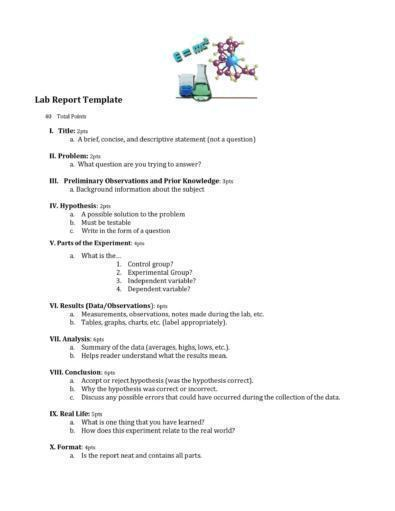
#> input picture Similar_Document_Template_Matching_Algorithm-master/LABREPORTS/(103).png, 395 x 511 px
$ python -i Pre_Processing.py   (imports and definitions only)   (older library calls are emulated)
#> lines starting #> are read from the running program, lines starting #| are printed output that depends on the picture; after the words box and inside, x2 and y2 are one past the last pixel; in counts of white or black regions, pixels touching at a corner belong together
import cv2
import os
import numpy as np

def correct_skew(image):
    """
    Corrects skew (tilting) in an image using OpenCV.

    Args:
        image (np.ndarray): The input image as a NumPy array. Can be grayscale or BGR color format.

    Returns:
        tuple: A tuple containing two elements:
            - The corrected (rotated) image as a NumPy array.
            - The estimated skew angle in degrees (float).
    """

    # Handle color conversion if necessary
    if len(image.shape) == 2:
        # Grayscale image detected, convert to BGR for OpenCV compatibility
        color_image = cv2.cvtColor(image, cv2.COLOR_GRAY2BGR)
    else:
        # Color image assumed to be in BGR format (blue, green, red)
        color_image = image

    # Convert the image to grayscale for better skew detection
    gray = cv2.cvtColor(color_image, cv2.COLOR_BGR2GRAY)

    # Apply Otsu's thresholding to create a binary image for edge detection
    thresh = cv2.threshold(gray, 0, 255, cv2.THRESH_BINARY_INV + cv2.THRESH_OTSU)[1]
    #   - thresh: The resulting binary image after thresholding.
    #   - cv2.THRESH_BINARY_INV: Inverts the thresholding result (darker pixels to white, lighter to black).
    #   - cv2.THRESH_OTSU: Applies Otsu's method for automatic threshold selection.

    # Calculate projection profile to estimate skew angle
    h, w = thresh.shape  # Get image height and width

    scores = []  # List to store scores for different skew angles
    angles = np.arange(-5, 6, 1)  # Range of angles to search for skew (-5 to +5 degrees in steps of 1)

    for angle in angles:
        # Rotate the thresholded image to analyze projection profile
        rotated = cv2.rotate(thresh, cv2.ROTATE_90_CLOCKWISE, dst=thresh)  # Create a rotated copy to avoid modifying thresh

        # Calculate projection histogram: sum pixel intensities along columns
        hist = np.sum(rotated, axis=1, dtype=float)

        # Calculate projection score based on difference between consecutive histogram elements
        # Higher score indicates potentially better alignment after rotation due to more significant intensity changes.
        score = np.sum((hist[1:] - hist[:-1]) ** 2, dtype=float)
        scores.append(score)

    # Find the angle with the maximum projection profile difference (indicating alignment)
    best_angle = angles[scores.index(max(scores))]

    # Correct image skew by rotating it
    center = (w // 2, h // 2)  # Calculate image center coordinates
    M = cv2.getRotationMatrix2D(center, best_angle, 1.0)  # Create rotation matrix for specified angle
    corrected = cv2.warpAffine(
        image, M, (w, h), flags=cv2.INTER_CUBIC, borderMode=cv2.BORDER_REPLICATE
    )
    #   - cv2.warpAffine: Applies an affine transformation (rotation in this case) to the image.
    #   - flags=cv2.INTER_CUBIC: Interpolation method for resampling pixels during rotation (cubic for smoother results).
    #   - borderMode=cv2.BORDER_REPLICATE: Pixel extrapolation method to handle out-of-image regions (replicates edge pixels).

    return corrected, best_angle

def get_filename(image_path):
    """
    Extracts the filename (without extension) from a given image path.

    Args:
        image_path (str): The path to the image file.

    Returns:
        str: The filename (without extension).
    """

    # Split the path at the last directory separator and extract the base name (filename with extension)
    base_name = os.path.basename(image_path)
    # Split the base name at the dot (.) to separate the filename and extension
    filename, extension = os.path.splitext(base_name)
    return filename


def ensure_folder(folder_path):
    """
    Creates a directory (folder) if it doesn't already exist.

    Args:
        folder_path (str): The path to the directory to create.
    """

    # Use `os.makedirs` to create the directory and any necessary parent directories. The `exist_ok=True` argument prevents errors if the folder already exists.
    os.makedirs(folder_path, exist_ok=True)


def variance_of_laplacian(image):
    """
    Calculates the variance of the Laplacian of a grayscale image, which is a measure of image sharpness.

    Args:
        image (np.ndarray): The image as a NumPy array.

    Returns:
        float: The variance of the Laplacian.
    """

    # Handle color and grayscale images
    if len(image.shape) == 2:  # Grayscale image
        color_image = cv2.cvtColor(image, cv2.COLOR_GRAY2BGR)  # Convert to BGR for consistency
    else:  # Color image (assumed to be BGR)
        color_image = image

    # Convert to grayscale if necessary
    gray = cv2.cvtColor(color_image, cv2.COLOR_BGR2GRAY)

    # Calculate the Laplacian and its variance
    laplacian = cv2.Laplacian(gray, cv2.CV_64F)  # Use double-precision for accuracy
    var = laplacian.var()

    return var

def preprocess_image(image_path, apply_binarization=False, blur_threshold=50):
    """
    Preprocesses an image for improved OCR performance.

    Args:
        image_path (str): Path to the image file.
        apply_binarization (bool, optional): Whether to apply binarization (thresholding) to the image. Defaults to False.
        blur_threshold (int, optional): The minimum acceptable variance of Laplacian for blur detection.
                                       Images with a variance below this threshold are considered too blurry and rejected. Defaults to 50.

    Returns:
        list: A list containing two elements:
            - The first element is a boolean indicating successful preprocessing (True) or rejection (False).
            - The second element is a string with either "ACCEPTED" or a rejection message if the image is too blurry.
    """
#> called with image_path = '../LABREPORTS/(103).png', apply_binarization = False, blur_threshold = 50

    # Load the image in grayscale mode for better OCR performance
    img = cv2.imread(image_path, cv2.IMREAD_GRAYSCALE)
#> img: shape (511, 395); min 12, max 255, mean 246.9

    # Correct skew (optional): You might need to implement the `correct_skew` function if needed
    corrected_image, skew_angle = correct_skew(
        img
    )  # Replace with your skew correction implementation
#> in correct_skew, `thresh = cv2.threshold(gray, 0, 255, cv2.THRESH_BINARY_INV + cv2.THRES..`:
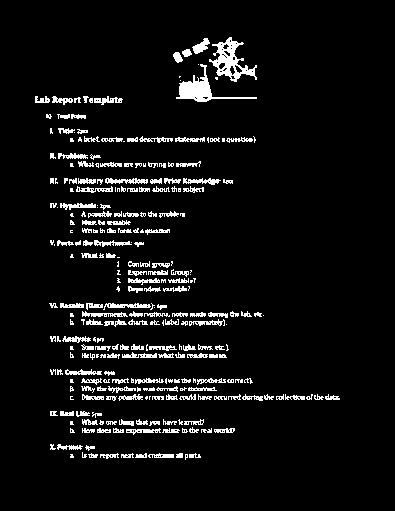
#> thresh: shape (511, 395); 6.3% white in thin lines or dots, all inside (x1, y1, x2, y2) = (35, 37, 340, 460)
#> the loop in correct_skew, `for angle in angles:` made 11 passes
#> pass 1, in correct_skew, `rotated = cv2.rotate(thresh, cv2.ROTATE_90_CLOCKWISE, dst=thresh)`:
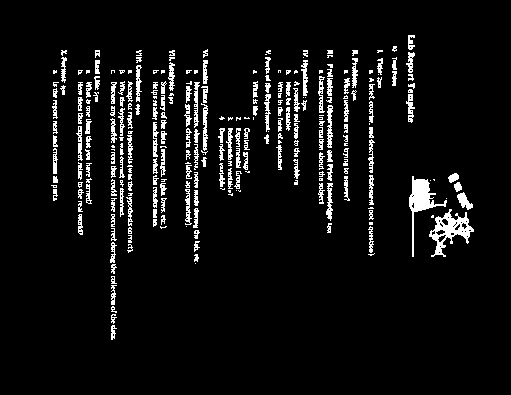
#> rotated: shape (395, 511); 6.3% white in thin lines or dots, all inside (x1, y1, x2, y2) = (51, 35, 474, 340)
#> after the loop in correct_skew, `for angle in angles:`: scores = [2.06e+09, 2.06e+09, 2.06e+09, 2.06e+09, 2.06e+09, 2.06e+09, 2.06e+09, 2.06e+09, 2.06e+09, 2.06e+09, 2.06e+09]
#> in correct_skew, `best_angle = angles[scores.index(max(scores))]`: best_angle = -5
#> in correct_skew, `M = cv2.getRotationMatrix2D(center, best_angle, 1.0)`: M = [[0.996, -0.0872, 22.97], [0.0872, 0.996, -16.2]]
#> in correct_skew, `corrected = cv2.warpAffine( image, M, (w, h), flags=cv2.INTER_CUBIC, b..`:
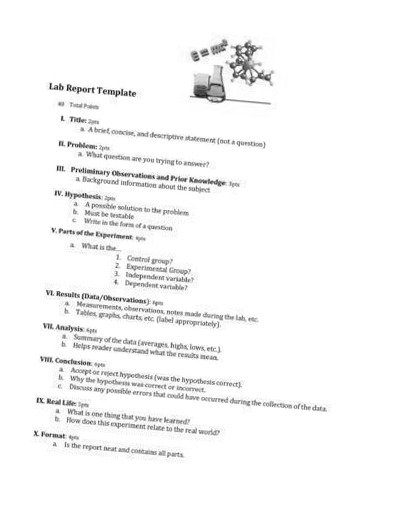
#> corrected: shape (511, 395); min 4, max 255, mean 246.9
#> skew_angle = -5

    # Apply binarization (thresholding) if desired
    if apply_binarization:
        ret, corrected_image = cv2.threshold(
            corrected_image, 127, 255, cv2.THRESH_BINARY
        )
        # Adjust the threshold value (127) and thresholding method (cv2.THRESH_BINARY) as needed

    # Apply noise reduction and contrast enhancement (optional):
    # You might want to experiment with different techniques like adaptive thresholding or histogram equalization
    corrected_image = cv2.GaussianBlur(corrected_image, (5, 5), 0)
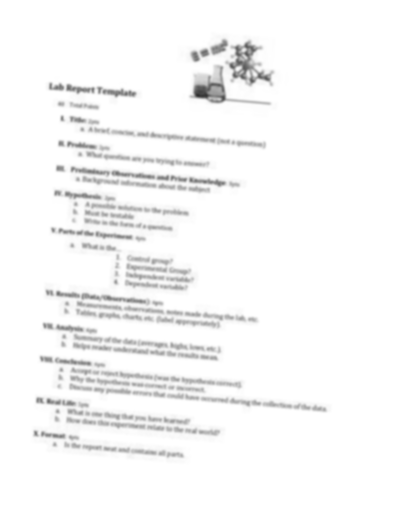
#> corrected_image: shape (511, 395); min 47, max 255, mean 246.9

    # Detect and reject blurry images
    var = variance_of_laplacian(corrected_image)
#> in variance_of_laplacian, `laplacian = cv2.Laplacian(gray, cv2.CV_64F)`:
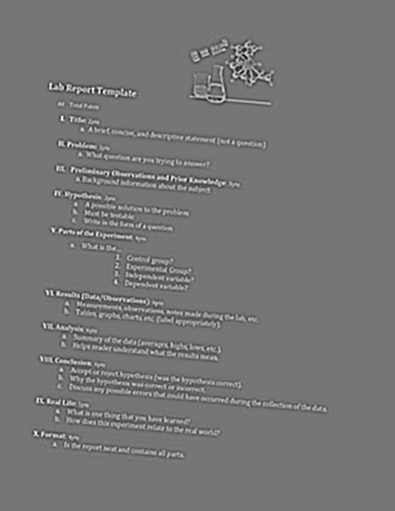
#> laplacian: shape (511, 395) float64; min -61, max 70, mean 0; drawn with min black and max white
#> in variance_of_laplacian, `var = laplacian.var()`: var = 48.93
#> var = 48.93
    if var < blur_threshold:
        return [False, "REJECTED ! \nREASON : IMAGE TOO BLURRY !"]

    return [True, "ACCEPTED"]

>>> result = preprocess_image('../LABREPORTS/(103).png')

$ run again, on Similar_Document_Template_Matching_Algorithm-master/LABREPORTS/(109).png
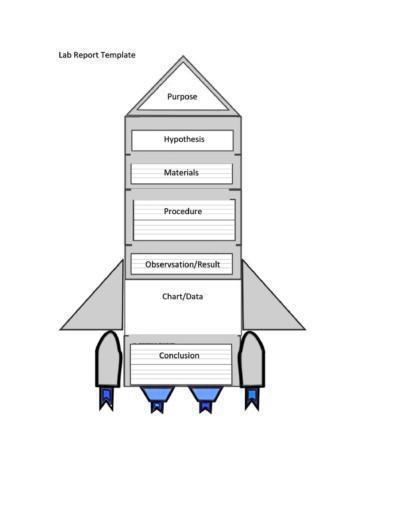
#> input picture Similar_Document_Template_Matching_Algorithm-master/LABREPORTS/(109).png, 395 x 511 px
#> in correct_skew, `thresh = cv2.threshold(gray, 0, 255, cv2.THRESH_BINARY_INV + cv2.THRES..`:
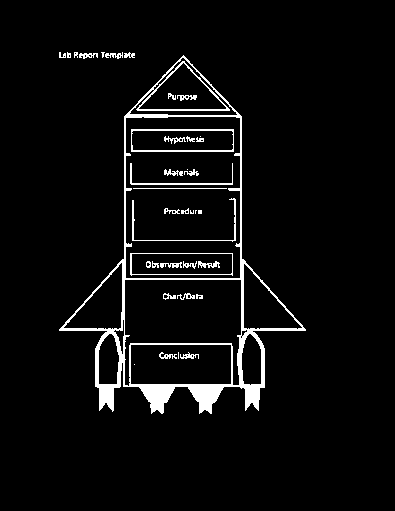
#> thresh: shape (511, 395); 4.7% white; 39 white regions (10 under 20 px), largest, box (x1, y1, x2, y2) and area: (59, 55, 306, 414) 6815, (131, 129, 234, 152) 461, (132, 198, 236, 242) 274
#> after the loop in correct_skew, `for angle in angles:`: scores = [9.44e+09, 9.44e+09, 9.44e+09, 9.44e+09, 9.44e+09, 9.44e+09, 9.44e+09, 9.44e+09, 9.44e+09, 9.44e+09, 9.44e+09]
#> best_angle = -5
#> M = [[0.996, -0.0872, 22.97], [0.0872, 0.996, -16.2]]
#> skew_angle = -5
#> in variance_of_laplacian, `laplacian = cv2.Laplacian(gray, cv2.CV_64F)`:
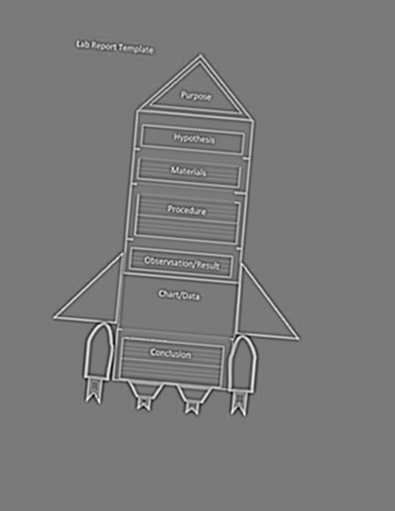
#> laplacian: shape (511, 395) float64; min -78, max 84, mean 0; drawn with min black and max white
#> in variance_of_laplacian, `var = laplacian.var()`: var = 73.21

$ run again, on Similar_Document_Template_Matching_Algorithm-master/LABREPORTS/(111).png
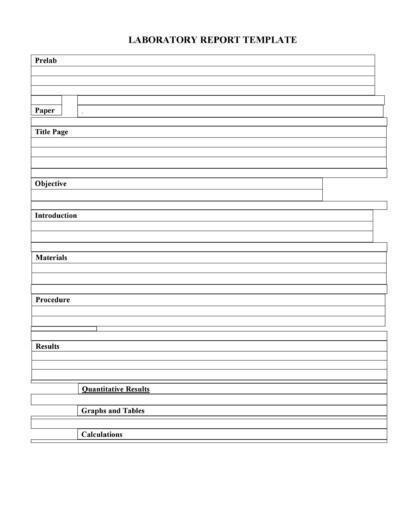
#> input picture Similar_Document_Template_Matching_Algorithm-master/LABREPORTS/(111).png, 395 x 511 px
#> in preprocess_image, img is the input picture: shape (511, 395); min 0, max 255, mean 243.2
#> in correct_skew, `thresh = cv2.threshold(gray, 0, 255, cv2.THRESH_BINARY_INV + cv2.THRES..`:
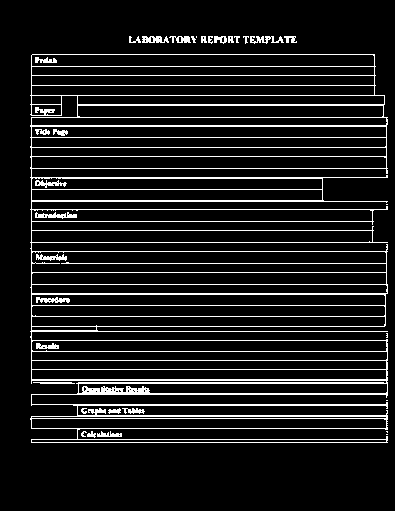
#> thresh: shape (511, 395); 10.4% white in thin lines or dots, all inside (x1, y1, x2, y2) = (30, 36, 388, 443)
#> after the loop in correct_skew, `for angle in angles:`: scores = [1.64e+10, 1.64e+10, 1.64e+10, 1.64e+10, 1.64e+10, 1.64e+10, 1.64e+10, 1.64e+10, 1.64e+10, 1.64e+10, 1.64e+10]
#> best_angle = -5
#> M = [[0.996, -0.0872, 22.97], [0.0872, 0.996, -16.2]]
#> skew_angle = -5
#> in variance_of_laplacian, `laplacian = cv2.Laplacian(gray, cv2.CV_64F)`:
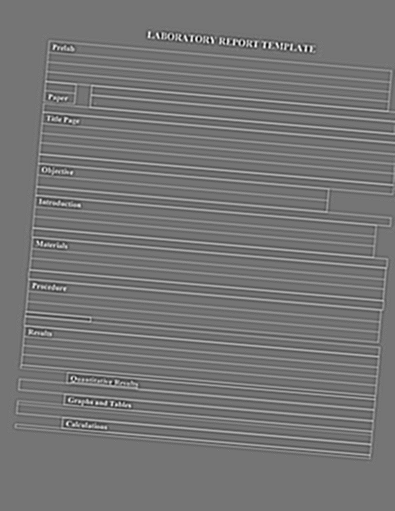
#> laplacian: shape (511, 395) float64; min -72, max 84, mean 0; drawn with min black and max white
#> in variance_of_laplacian, `var = laplacian.var()`: var = 110.2

$ run again, on Similar_Document_Template_Matching_Algorithm-master/LABREPORTS/(113).png
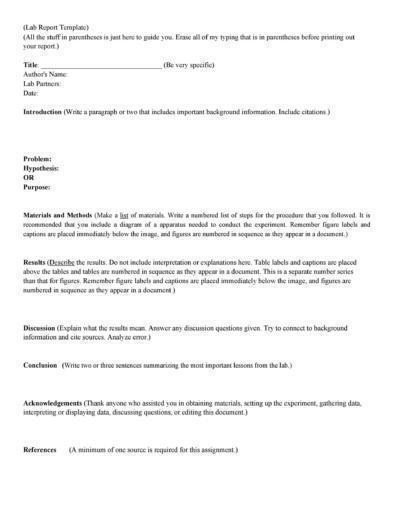
#> input picture Similar_Document_Template_Matching_Algorithm-master/LABREPORTS/(113).png, 395 x 511 px
#> in preprocess_image, img is the input picture: shape (511, 395); min 33, max 255, mean 246.2
#> in correct_skew, `thresh = cv2.threshold(gray, 0, 255, cv2.THRESH_BINARY_INV + cv2.THRES..`:
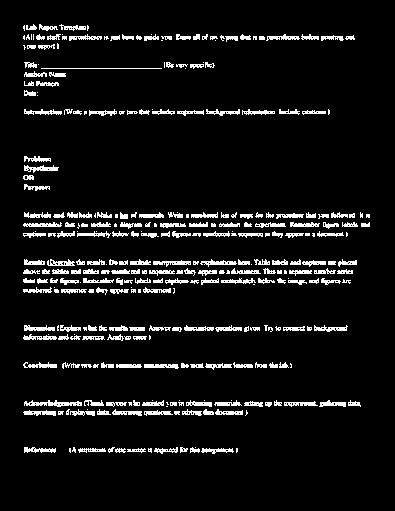
#> thresh: shape (511, 395); 7.4% white; 316 white regions (92 under 20 px), largest, box (x1, y1, x2, y2) and area: (24, 400, 82, 407) 220, (24, 165, 59, 173) 144, (153, 260, 191, 267) 139
#> after the loop in correct_skew, `for angle in angles:`: scores = [1.79e+09, 1.79e+09, 1.79e+09, 1.79e+09, 1.79e+09, 1.79e+09, 1.79e+09, 1.79e+09, 1.79e+09, 1.79e+09, 1.79e+09]
#> best_angle = -5
#> M = [[0.996, -0.0872, 22.97], [0.0872, 0.996, -16.2]]
#> skew_angle = -5
#> in variance_of_laplacian, `laplacian = cv2.Laplacian(gray, cv2.CV_64F)`:
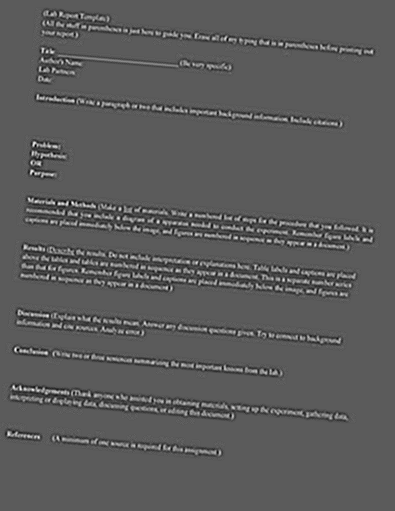
#> laplacian: shape (511, 395) float64; min -38, max 68, mean 0; drawn with min black and max white
#> in variance_of_laplacian, `var = laplacian.var()`: var = 53.54
